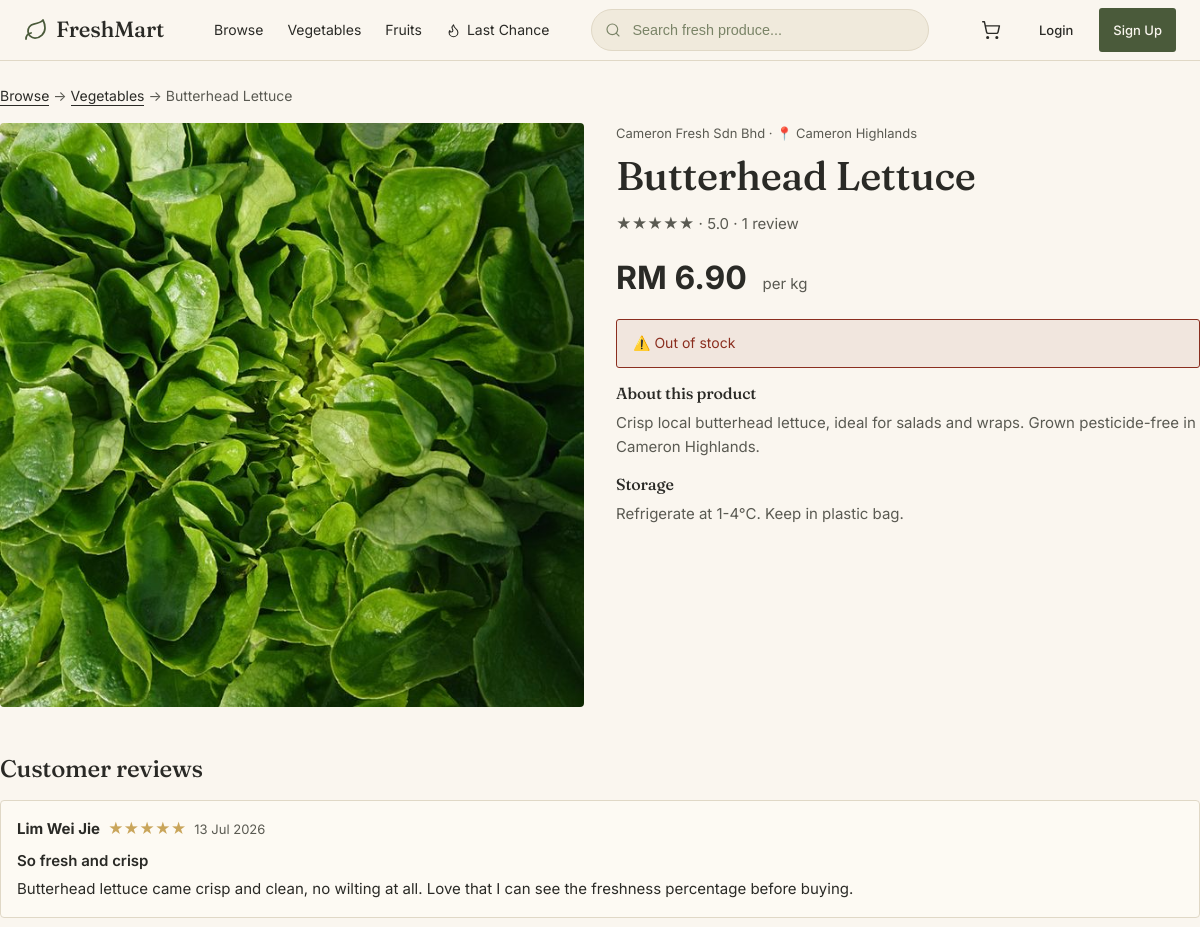
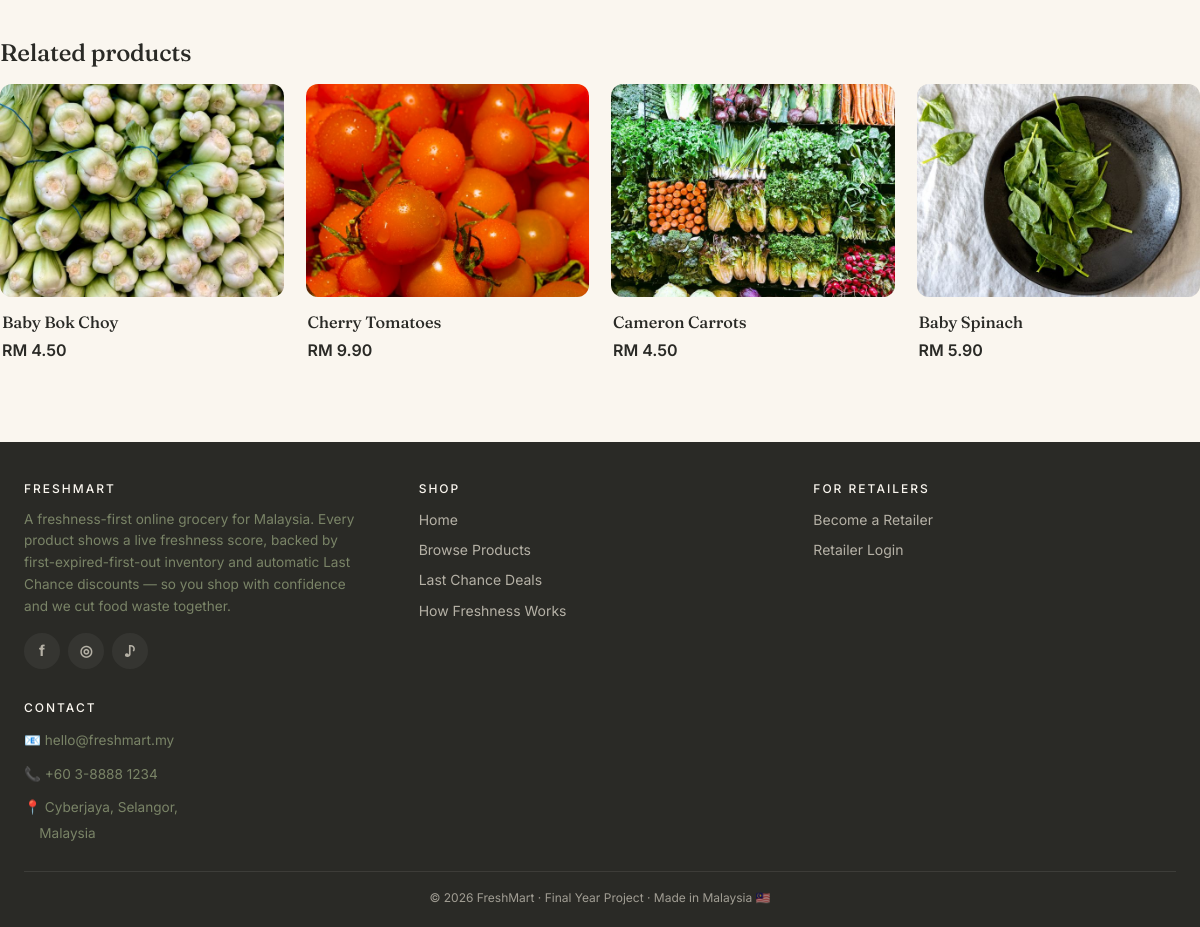
/public/shop/product.php?slug=butterhead-lettuce, run on the app's committed database (2 pictures, top to bottom).
### tables this page shows
CREATE TABLE `products` (
  `id` bigint(20) UNSIGNED NOT NULL,
  `retailer_id` bigint(20) UNSIGNED NOT NULL,
  `category_id` bigint(20) UNSIGNED NOT NULL,
  `subcategory_id` bigint(20) UNSIGNED DEFAULT NULL,
  `unit_type_id` bigint(20) UNSIGNED NOT NULL,
  `sku` varchar(50) NOT NULL,
  `name` varchar(255) NOT NULL,
  `slug` varchar(280) NOT NULL,
  `description` text DEFAULT NULL,
  `base_price` decimal(10,2) NOT NULL,
  `shelf_life_days` int(11) DEFAULT NULL,
  `decay_exponent_override` decimal(3,2) DEFAULT NULL,
  `min_order_qty` decimal(10,2) NOT NULL DEFAULT 1.00,
  `low_stock_threshold` decimal(10,2) NOT NULL DEFAULT 10.00,
  `origin` varchar(100) DEFAULT NULL,
  `storage_instruction` text DEFAULT NULL,
  `is_active` tinyint(1) NOT NULL DEFAULT 1,
  `is_featured` tinyint(1) NOT NULL DEFAULT 0,
  `view_count` int(10) UNSIGNED NOT NULL DEFAULT 0,
  `created_at` timestamp NOT NULL DEFAULT current_timestamp(),
  `updated_at` timestamp NOT NULL DEFAULT current_timestamp() ON UPDATE current_timestamp(),
  `deleted_at` timestamp NULL DEFAULT NULL
);

CREATE TABLE `categories` (
  `id` bigint(20) UNSIGNED NOT NULL,
  `name` varchar(100) NOT NULL,
  `slug` varchar(120) NOT NULL,
  `description` text DEFAULT NULL,
  `icon` varchar(50) DEFAULT NULL,
  `default_shelf_life_days` int(11) NOT NULL DEFAULT 7,
  `decay_exponent` decimal(3,2) NOT NULL DEFAULT 1.00,
  `decay_rationale` varchar(255) DEFAULT NULL,
  `display_order` int(11) NOT NULL DEFAULT 0,
  `is_active` tinyint(1) NOT NULL DEFAULT 1,
  `created_at` timestamp NOT NULL DEFAULT current_timestamp(),
  `updated_at` timestamp NOT NULL DEFAULT current_timestamp() ON UPDATE current_timestamp()
);

CREATE TABLE `product_images` (
  `id` bigint(20) UNSIGNED NOT NULL,
  `product_id` bigint(20) UNSIGNED NOT NULL,
  `image_path` varchar(500) NOT NULL,
  `alt_text` varchar(255) DEFAULT NULL,
  `is_primary` tinyint(1) NOT NULL DEFAULT 0,
  `display_order` int(11) NOT NULL DEFAULT 0,
  `created_at` timestamp NOT NULL DEFAULT current_timestamp()
);

CREATE TABLE `retailers` (
  `id` bigint(20) UNSIGNED NOT NULL,
  `user_id` bigint(20) UNSIGNED NOT NULL,
  `company_name` varchar(255) NOT NULL,
  `business_reg_no` varchar(50) NOT NULL,
  `contact_phone` varchar(20) DEFAULT NULL,
  `business_address` text DEFAULT NULL,
  `approval_status` enum('PENDING','APPROVED','REJECTED','SUSPENDED') NOT NULL DEFAULT 'PENDING',
  `use_custom_discounts` tinyint(1) NOT NULL DEFAULT 0,
  `approved_by` bigint(20) UNSIGNED DEFAULT NULL,
  `approved_at` timestamp NULL DEFAULT NULL,
  `rejection_reason` text DEFAULT NULL,
  `created_at` timestamp NOT NULL DEFAULT current_timestamp(),
  `updated_at` timestamp NOT NULL DEFAULT current_timestamp() ON UPDATE current_timestamp(),
  `commission_rate` decimal(5,2) DEFAULT NULL COMMENT 'Override platform commission %; NULL = use global'
);

CREATE TABLE `unit_types` (
  `id` bigint(20) UNSIGNED NOT NULL,
  `code` varchar(20) NOT NULL,
  `name` varchar(50) NOT NULL,
  `is_weight` tinyint(1) NOT NULL DEFAULT 0,
  `display_order` int(11) NOT NULL DEFAULT 0
);

CREATE TABLE `reviews` (
  `id` bigint(20) UNSIGNED NOT NULL,
  `user_id` bigint(20) UNSIGNED NOT NULL,
  `product_id` bigint(20) UNSIGNED NOT NULL,
  `order_id` bigint(20) UNSIGNED NOT NULL,
  `rating` tinyint(3) UNSIGNED NOT NULL,
  `title` varchar(255) DEFAULT NULL,
  `body` text DEFAULT NULL,
  `is_approved` tinyint(1) NOT NULL DEFAULT 1,
  `helpful_count` int(10) UNSIGNED NOT NULL DEFAULT 0,
  `created_at` timestamp NOT NULL DEFAULT current_timestamp(),
  `updated_at` timestamp NOT NULL DEFAULT current_timestamp() ON UPDATE current_timestamp()
);

CREATE TABLE `profiles` (
  `id` bigint(20) UNSIGNED NOT NULL,
  `user_id` bigint(20) UNSIGNED NOT NULL,
  `full_name` varchar(255) NOT NULL,
  `phone` varchar(20) DEFAULT NULL,
  `avatar_path` varchar(500) DEFAULT NULL,
  `date_of_birth` date DEFAULT NULL,
  `gender` enum('M','F','OTHER') DEFAULT NULL,
  `created_at` timestamp NOT NULL DEFAULT current_timestamp(),
  `updated_at` timestamp NOT NULL DEFAULT current_timestamp() ON UPDATE current_timestamp()
);

### includes/db.php (called while the page is built, shortened)
<?php
function db(): PDO
{
    static $pdo = null;
    if ($pdo !== null) {
        return $pdo;
    }
    $dsn = sprintf(
        'mysql:host=%s;port=%s;dbname=%s;charset=%s',
        DB_HOST, DB_PORT, DB_NAME, DB_CHARSET
    );
    $options = [
        PDO::ATTR_ERRMODE            => PDO::ERRMODE_EXCEPTION,
        PDO::ATTR_DEFAULT_FETCH_MODE => PDO::FETCH_ASSOC,
        PDO::ATTR_EMULATE_PREPARES   => false,
        PDO::MYSQL_ATTR_INIT_COMMAND => "SET time_zone = '+08:00', "
                                     . "NAMES utf8mb4 COLLATE utf8mb4_unicode_ci",
    ];
    try {
        $pdo = new PDO($dsn, DB_USER, DB_PASS, $options);
    } catch (PDOException $e) {
        if (APP_DEBUG) {
            die('Database connection failed: ' . $e->getMessage());
        }
        error_log('DB connection failed: ' . $e->getMessage());
        http_response_code(503);
        die('Service temporarily unavailable.');
    }
    return $pdo;
}
function db_run(string $sql, array $params = []): PDOStatement
{
    $stmt = db()->prepare($sql);
    $stmt->execute($params);
    return $stmt;
}
function db_all(string $sql, array $params = []): array
{
    return db_run($sql, $params)->fetchAll();
}
function db_one(string $sql, array $params = []): ?array
{
    $row = db_run($sql, $params)->fetch();
    return $row === false ? null : $row;
}
function db_scalar(string $sql, array $params = [])
{
    $stmt = db_run($sql, $params);
    $val = $stmt->fetchColumn();
    return $val === false ? null : $val;
}

### includes/fefo.php (called while the page is built, shortened)
<?php
require_once __DIR__ . '/db.php';
function fefo_total_stock(int $productId): float
{
    $total = db_scalar(
        "SELECT COALESCE(SUM(quantity_remaining), 0)
         FROM stock_batches
         WHERE product_id = ?
           AND status = 'ACTIVE'
           AND expiry_date > CURDATE()",
        [$productId]
    );
    return (float) $total;
}

### public/shop/product.php (the view, shortened to what this page needs)
<?php
require_once __DIR__ . '/../../includes/db.php';
require_once __DIR__ . '/../../includes/helpers.php';
require_once __DIR__ . '/../../includes/fefo.php';
$slug = trim((string) input('slug', ''));
$product = db_one(
    "SELECT p.*, c.name AS category_name, c.slug AS category_slug,
            COALESCE(p.decay_exponent_override, c.decay_exponent, 1.00) AS decay_exponent,
            ut.code AS unit_code, ut.name AS unit_name, ut.is_weight AS unit_is_weight,
            r.company_name AS retailer_name
     FROM products p
     JOIN categories c ON c.id = p.category_id
     JOIN unit_types ut ON ut.id = p.unit_type_id
     JOIN retailers r ON r.id = p.retailer_id
     WHERE p.slug = ? AND p.is_active = 1 AND p.deleted_at IS NULL",
    [$slug]
);
$totalStock   = fefo_total_stock((int) $product['id']);
$freshness = null;
$images = db_all(
    'SELECT image_path, alt_text FROM product_images WHERE product_id = ? ORDER BY is_primary DESC, display_order',
    [$product['id']]
);
$reviews = db_all(
    "SELECT r.*,
            p.full_name AS reviewer_name,
            rep.body AS reply_body,
            rep.created_at AS reply_at,
            rt.company_name AS retailer_name
     FROM reviews r
     LEFT JOIN profiles p ON p.user_id = r.user_id
     LEFT JOIN review_replies rep ON rep.review_id = r.id
     LEFT JOIN retailers rt ON rt.id = rep.retailer_id
     WHERE r.product_id = ? AND r.is_approved = 1
     ORDER BY r.created_at DESC LIMIT 5",
    [$product['id']]
);
$avgRating = (float) db_scalar(
    'SELECT AVG(rating) FROM reviews WHERE product_id = ? AND is_approved = 1',
    [$product['id']]
);
$reviewCount = (int) db_scalar(
    'SELECT COUNT(*) FROM reviews WHERE product_id = ? AND is_approved = 1',
    [$product['id']]
);
$canReview = false;
$related = db_all(
    "SELECT p.id, p.name, p.slug, p.base_price,
            (SELECT image_path FROM product_images pi WHERE pi.product_id = p.id AND is_primary = 1 LIMIT 1) AS primary_image
     FROM products p
     WHERE p.category_id = ? AND p.id != ? AND p.is_active = 1 AND p.deleted_at IS NULL
     LIMIT 4",
    [$product['category_id'], $product['id']]
);
require_once __DIR__ . '/../../includes/header.php';
?>
<section class="container" style="padding: var(--space-6) 0;">
    <nav style="font-size: 0.875rem; color: var(--color-text-muted); margin-bottom: var(--space-4);">
        <a href="<?= url('/shop/browse.php') ?>">Browse</a>
        →
        <a href="<?= url('/shop/browse.php?category=' . $product['category_slug']) ?>"><?= e($product['category_name']) ?></a>
        →
        <span><?= e($product['name']) ?></span>
    </nav>
    <div class="product-layout">
        <div>
            <div style="aspect-ratio: 1; background: var(--color-bg); border-radius: var(--radius-lg); overflow: hidden; display: grid; place-items: center; position: relative;">
                <?php if (!empty($images)): ?>
                    <img id="mainImage" src="<?= upload_url($images[0]['image_path']) ?>"
                         alt="<?= attr($images[0]['alt_text']) ?>"
                         style="width: 100%; height: 100%; object-fit: cover;">
                <?php else: ?>
                    <span class="img-fallback"><?= icon('leaf', 96) ?></span>
                <?php endif; ?>
            </div>
        </div>
        <div>
            <div style="font-size: 0.8125rem; color: var(--color-text-muted); margin-bottom: var(--space-2);">
                <?= e($product['retailer_name']) ?>
                <?php if (!empty($product['origin'])): ?>
                    · 📍 <?= e($product['origin']) ?>
                <?php endif; ?>
            </div>
            <h1 style="margin-bottom: var(--space-3);"><?= e($product['name']) ?></h1>
            <?php if ($reviewCount > 0): ?>
                <div style="margin-bottom: var(--space-4); color: var(--color-text-muted); font-size: 0.9375rem;">
                    <?= str_repeat('★', round($avgRating)) ?><?= str_repeat('☆', 5 - (int) round($avgRating)) ?>
                    · <?= number_format($avgRating, 1) ?> · <?= $reviewCount ?> review<?= $reviewCount === 1 ? '' : 's' ?>
                </div>
            <?php endif; ?>
            <div style="display: flex; justify-content: space-between; align-items: flex-start; margin-bottom: var(--space-4);">
                <div>
                <?php if ($freshness && !empty($freshness['is_discounted'])): ?>
                    <span style="font-size: 2rem; font-weight: 700; color: var(--color-accent);">
                        <?= format_myr($freshness['final_price']) ?>
                    </span>
                    <span style="font-size: 1.125rem; color: var(--color-text-muted); text-decoration: line-through; margin-left: var(--space-2);">
                        <?= format_myr($product['base_price']) ?>
                    </span>
                <?php else: ?>
                    <span style="font-size: 2rem; font-weight: 700;">
                        <?= format_myr($freshness['final_price'] ?? $product['base_price']) ?>
                    </span>
                <?php endif; ?>
                <span style="color: var(--color-text-muted); margin-left: var(--space-2);">
                    per <?= e($product['unit_code']) ?>
                </span>
                </div>
            </div>
            <?php if ($totalStock <= 0): ?>
                <div class="flash flash-error">⚠️ Out of stock</div>
            <?php endif; ?>
            <?php if (!empty($product['description'])): ?>
                <h3 style="font-size: 1rem; margin-bottom: var(--space-2);">About this product</h3>
                <p style="color: var(--color-text-muted); margin-bottom: var(--space-4);">
                    <?= nl2br(e($product['description'])) ?>
                </p>
            <?php endif; ?>
            <?php if (!empty($product['storage_instruction'])): ?>
                <h3 style="font-size: 1rem; margin-bottom: var(--space-2);">Storage</h3>
                <p style="color: var(--color-text-muted);">
                    <?= nl2br(e($product['storage_instruction'])) ?>
                </p>
            <?php endif; ?>
        </div>
    </div>
    <?php if (!empty($reviews) || $canReview): ?>
    <section style="margin-top: var(--space-12);">
        <div style="display: flex; justify-content: space-between; align-items: center; gap: var(--space-3); flex-wrap: wrap;">
            <h2 style="font-size: 1.5rem; margin: 0;">Customer reviews</h2>
        </div>
        <div style="display: grid; gap: var(--space-3); margin-top: var(--space-4);">
            <?php foreach ($reviews as $r): ?>
                <div style="background: var(--color-surface); border: 1px solid var(--color-border); border-radius: var(--radius-lg); padding: var(--space-4);">
                    <div style="display: flex; align-items: center; gap: var(--space-2); margin-bottom: var(--space-2);">
                        <strong><?= e($r['reviewer_name'] ?? 'Customer') ?></strong>
                        <span style="color: var(--color-warning);">
                            <?= str_repeat('★', (int) $r['rating']) ?><?= str_repeat('☆', 5 - (int) $r['rating']) ?>
                        </span>
                        <span style="color: var(--color-text-muted); font-size: 0.8125rem;">
                            <?= format_date($r['created_at']) ?>
                        </span>
                    </div>
                    <?php if (!empty($r['title'])): ?>
                        <div style="font-weight: 600; margin-bottom: var(--space-1);"><?= e($r['title']) ?></div>
                    <?php endif; ?>
                    <p style="margin: 0; color: var(--color-text);"><?= nl2br(e($r['body'])) ?></p>
                </div>
            <?php endforeach; ?>
        </div>
    </section>
    <?php endif; ?>
    <?php if (!empty($related)): ?>
    <section style="margin-top: var(--space-12);">
        <h2 style="font-size: 1.5rem;">Related products</h2>
        <div class="product-grid-4" style="margin-top: var(--space-4);">
            <?php foreach ($related as $r): ?>
                <a href="<?= url('/shop/product.php?slug=' . urlencode($r['slug'])) ?>"
                   class="product-card-v2" style="color: inherit;">
                    <div class="product-card-image">
                        <?php if (!empty($r['primary_image'])): ?>
                            <img src="<?= upload_url($r['primary_image']) ?>" alt="<?= attr($r['name']) ?>" loading="lazy" style="width:100%;height:100%;object-fit:cover;">
                        <?php else: ?>
                            <span>🥬</span>
                        <?php endif; ?>
                    </div>
                    <div class="product-card-body">
                        <div class="product-card-name"><?= e($r['name']) ?></div>
                        <div class="product-card-pricing">
                            <span class="price-final"><?= format_myr($r['base_price']) ?></span>
                        </div>
                    </div>
                </a>
            <?php endforeach; ?>
        </div>
    </section>
    <?php endif; ?>
</section>
<?php require_once __DIR__ . '/../../includes/footer.php'; ?>

### data on the page
products: category.name "Vegetables", name "Butterhead Lettuce", retailer.company_name "Cameron Fresh Sdn Bhd", origin "Cameron Highlands", id "1", base_price "RM 6.90", unit_type.code "kg", description "Crisp local butterhead lettuce, ideal for salads and wraps. Grown pesticide-free in Cameron Highlands.", storage_instruction "Refrigerate at 1-4°C. Keep in plastic bag."
product_images: image_path (picture)
reviews: profiles.full_name "Lim Wei Jie", rating "★★★★★", created_at "13 Jul 2026", title "So fresh and crisp", body "Butterhead lettuce came crisp and clean, no wilting at all. Love that I can see the freshness percentage before buying."
products: shows a picture, name "Baby Bok Choy", base_price "RM 4.50"
products: shows a picture, name "Cherry Tomatoes", base_price "RM 9.90"
products: shows a picture, name "Cameron Carrots", base_price "RM 4.50"
products: shows a picture, name "Baby Spinach", base_price "RM 5.90"

### other printed values
str_repeat('★', round($avgRating)) "★★★★★"
$avgRating "5.0"
